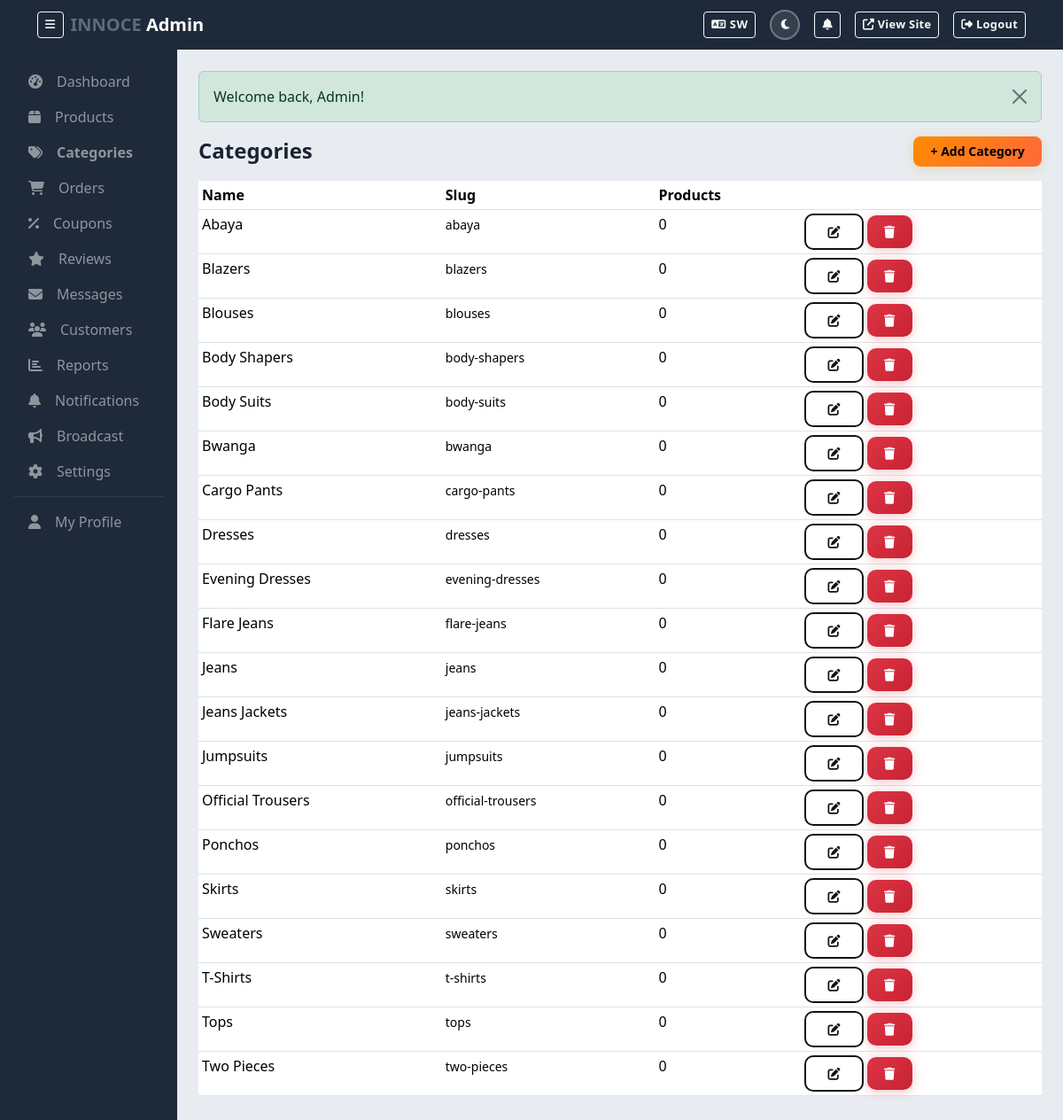
The app's page /admin/index.php?action=categories (signed in) with its own data.
### tables this page shows
CREATE TABLE categories (
  id INT AUTO_INCREMENT PRIMARY KEY,
  name_en VARCHAR(255) NOT NULL,
  name_sw VARCHAR(255) NOT NULL,
  slug VARCHAR(255) NOT NULL UNIQUE,
  parent_id INT DEFAULT NULL,
  description_en TEXT DEFAULT NULL,
  description_sw TEXT DEFAULT NULL,
  image VARCHAR(255) DEFAULT NULL,
  status TINYINT(1) DEFAULT 1,
  created_at TIMESTAMP DEFAULT CURRENT_TIMESTAMP,
  updated_at TIMESTAMP DEFAULT CURRENT_TIMESTAMP ON UPDATE CURRENT_TIMESTAMP,
  FOREIGN KEY (parent_id) REFERENCES categories(id) ON DELETE CASCADE
);

### includes/functions.php (called while the page is built, shortened)
<?php
function escape(?string $value): string {
    return htmlspecialchars($value ?? '', ENT_QUOTES, 'UTF-8');
}

### admin/index.php (the view, shortened to what this page needs)
<?php
$action = $_GET['action'] ?? 'dashboard';
require_once __DIR__ . '/includes/header.php';
switch ($action) {
    case 'dashboard': ?>
    <?php break;
    case 'categories':
        $cats = $db->query("SELECT c.*, (SELECT COUNT(*) FROM products WHERE category_id = c.id) as pc FROM categories c ORDER BY c.name_en")->fetchAll();
    ?>
        <div class="d-flex justify-content-between align-items-center mb-3">
            <h4 class="fw-600 mb-0">Categories</h4>
            <button class="btn-gold-sm" onclick="showForm('cat', 'categories')">+ Add Category</button>
        </div>
        <table class="table table-sm">
            <thead><tr><th>Name</th><th>Slug</th><th>Products</th><th></th></tr></thead>
            <tbody><?php foreach ($cats as $c): ?>
            <tr><td><?= escape($c['name_en']) ?></td><td><small><?= $c['slug'] ?></small></td><td><?= $c['pc'] ?></td>
                <td>
                    <a href="index.php?action=categories&id=<?= $c['id'] ?>" class="btn btn-sm btn-outline-dark-custom"><i class="fas fa-edit"></i></a>
                    <form method="POST" class="d-inline" onsubmit="return confirm('Delete?')"><button type="submit" class="btn btn-sm btn-danger-custom"><i class="fas fa-trash"></i></button></form>
                </td>
            </tr><?php endforeach; ?></tbody>
        </table>
    <?php break;
            ?>
    <?php break;
}
require_once __DIR__ . '/includes/footer.php'; ?>

### assets/css/style.css (style rules this page uses)
:root, [data-theme="light"] { --orange: #FF8C00; --orange-light: #FFAA40; --orange-dark: #CC7000; --orange-gradient: linear-gradient(135deg, #FF8C00 0%, #FF6B35 50%, #FF8C00 100%); --gold: #FF8C00; --gold-light: #FFAA40; --gold-dark: #CC7000; --gold-gradient: linear-gradient(135deg, #FF8C00 0%, #FF6B35 50%, #FF8C00 100%); --dark: #121212; --darker: #0A0A0A; --light: #FFF5EB; --bg-body: #FFF5EB; --bg-navbar: #FF8C00; --bg-hero: linear-gradient(135deg, #FF8C00 0%, #FF6B35 50%, #FF5500 100%); --bg-section-alt: #FFEDD5; --bg-card: #fff; --text-primary: #121212; --text-secondary: #444; --text-on-orange: #fff; --border-light: #E8D5C0; --shadow-sm: 0 2px 8px rgba(0,0,0,0.08); --shadow-md: 0 4px 20px rgba(0,0,0,0.12); --shadow-lg: 0 8px 32px rgba(0,0,0,0.16); --shadow-gold: 0 4px 20px rgba(255,140,0,0.35); --radius: 10px; --radius-lg: 16px; }
body { background: var(--bg-body); color: var(--text-primary); transition: background 0.3s ease, color 0.3s ease; }
.btn { position: relative; overflow: hidden; transition: all 0.3s cubic-bezier(0.4, 0, 0.2, 1); font-weight: 600; letter-spacing: 0.3px; }
.btn::after { content: ''; position: absolute; inset: 0; background: rgba(255,255,255,0.15); transform: translateX(-100%); transition: transform 0.4s; }
.btn-gold-sm { background: var(--gold-gradient); background-size: 200% auto; color: #000; border: none; border-radius: 8px; font-weight: 700; padding: 0.4rem 1.2rem; box-shadow: 0 2px 12px rgba(212,175,55,0.3); transition: all 0.4s; font-size: 0.875rem; }
.btn-outline-dark-custom { background: transparent; color: var(--dark); border: 2px solid var(--dark); border-radius: var(--radius); font-weight: 600; padding: 0.5rem 1.5rem; transition: all 0.3s; }
.btn-danger-custom { background: linear-gradient(135deg, #dc3545 0%, #c82333 100%); color: #fff; border: none; border-radius: var(--radius); font-weight: 600; padding: 0.5rem 1.2rem; box-shadow: 0 2px 12px rgba(220,53,69,0.3); transition: all 0.3s; }
.fw-600 { font-weight: 600; }
.bg-light { background: var(--bg-section-alt) !important; transition: background 0.3s ease; }
.admin-page { --orange: #5a6c7d; --orange-light: #7a8b9d; --orange-dark: #3d4a57; --gold: #5a6c7d; --gold-light: #7a8b9d; --gold-dark: #3d4a57; --bg-body: #f0f2f5; --bg-hero: #f0f2f5; --bg-section-alt: #e8ecf0; --text-primary: #1a2332; --text-secondary: #4a5568; --text-on-orange: #fff; --border-light: #d1d9e0; --shadow-gold: 0 4px 20px rgba(90,108,125,0.25); }

### records on screen
categories: name_en "Abaya", slug "abaya", pc "0"
categories: name_en "Blazers", slug "blazers", pc "0"
categories: name_en "Blouses", slug "blouses", pc "0"
categories: name_en "Body Shapers", slug "body-shapers", pc "0"
categories: name_en "Body Suits", slug "body-suits", pc "0"
categories: name_en "Bwanga", slug "bwanga", pc "0"
categories: name_en "Cargo Pants", slug "cargo-pants", pc "0"
categories: name_en "Dresses", slug "dresses", pc "0"
categories: name_en "Evening Dresses", slug "evening-dresses", pc "0"
categories: name_en "Flare Jeans", slug "flare-jeans", pc "0"
categories: name_en "Jeans", slug "jeans", pc "0"
categories: name_en "Jeans Jackets", slug "jeans-jackets", pc "0"
categories: name_en "Jumpsuits", slug "jumpsuits", pc "0"
categories: name_en "Official Trousers", slug "official-trousers", pc "0"
categories: name_en "Ponchos", slug "ponchos", pc "0"
categories: name_en "Skirts", slug "skirts", pc "0"
categories: name_en "Sweaters", slug "sweaters", pc "0"
categories: name_en "T-Shirts", slug "t-shirts", pc "0"
categories: name_en "Tops", slug "tops", pc "0"
categories: name_en "Two Pieces", slug "two-pieces", pc "0"

### other values on screen
__t('view_site') "View Site"
__t('logout') "Logout"
__t('dashboard') "Dashboard"
__t('products') "Products"
__t('categories') "Categories"
__t('orders') "Orders"
__t('coupons') "Coupons"
__t('reviews') "Reviews"
__t('messages') "Messages"
__t('customers') "Customers"
__t('reports') "Reports"
__t('notifications') "Notifications"
__t('broadcast') "Broadcast"
__t('settings') "Settings"
__t('profile') "My Profile"
